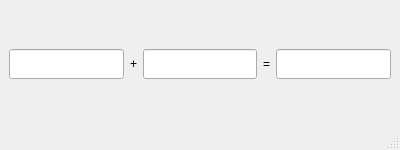
<?xml version="1.0" encoding="UTF-8"?>
<ui version="4.0">
 <class>MainWindow</class>
 <widget class="QMainWindow" name="MainWindow">
  <property name="geometry">
   <rect>
    <x>0</x>
    <y>0</y>
    <width>400</width>
    <height>150</height>
   </rect>
  </property>
  <property name="windowTitle">
   <string>MainWindow</string>
  </property>
  <widget class="QWidget" name="centralWidget">
   <layout class="QHBoxLayout" name="horizontalLayout">
    <item>
     <widget class="QLineEdit" name="le_c">
      <property name="minimumSize">
       <size>
        <width>60</width>
        <height>30</height>
       </size>
      </property>
     </widget>
    </item>
    <item>
     <widget class="QLabel" name="lbl_plus">
      <property name="text">
       <string>+</string>
      </property>
      <property name="alignment">
       <set>Qt::AlignCenter</set>
      </property>
     </widget>
    </item>
    <item>
     <widget class="QLineEdit" name="le_d">
      <property name="minimumSize">
       <size>
        <width>60</width>
        <height>30</height>
       </size>
      </property>
     </widget>
    </item>
    <item>
     <widget class="QLabel" name="lbl_equal">
      <property name="text">
       <string>=</string>
      </property>
      <property name="alignment">
       <set>Qt::AlignCenter</set>
      </property>
     </widget>
    </item>
    <item>
     <widget class="QLineEdit" name="le_result">
      <property name="minimumSize">
       <size>
        <width>60</width>
        <height>30</height>
       </size>
      </property>
      <property name="readOnly">
       <bool>true</bool>
      </property>
     </widget>
    </item>
   </layout>
  </widget>
  <widget class="QMenuBar" name="menuBar">
   <property name="geometry">
    <rect>
     <x>0</x>
     <y>0</y>
     <width>400</width>
     <height>21</height>
    </rect>
   </property>
  </widget>
  <widget class="QStatusBar" name="statusBar"/>
 </widget>
 <resources/>
 <connections/>
</ui>
